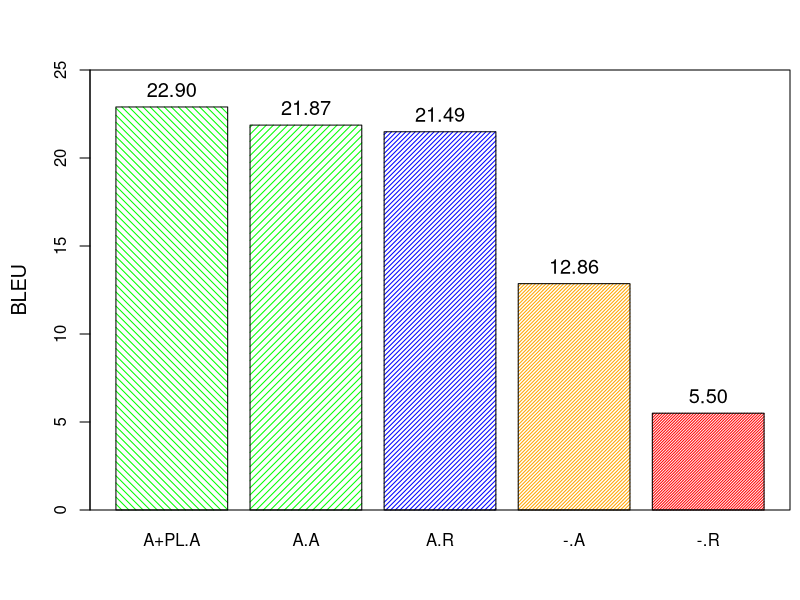

This figure's R source:
c <- read.table(file="lesions.txt", sep = "\t", head=TRUE)

x <- c$BLEU
names(x) <- c$Title

colorz <- c("green", "green", "blue", "orange", "red")
fillz <- c(20, 20, 30, 40, 50)
anglez <- c(135, 45 , 45, 45, 45)

pdf(file="lesions.pdf", height=6, width=7, onefile=TRUE, family='Helvetica', pointsize=12)
par(mar=c(4.5,4.5,3.5,0.5), new=FALSE, cex.lab=1.2)

bp <-barplot(x, density=fillz, col=colorz, angle=anglez, ylab="BLEU", cex.lab=1.2, ylim=c(0, 25), legend=F)
#grid(nx = 0, ny = NULL, col = "black", lty = "dotted", lwd = 1, equilogs = FALSE)
#legend("topright", as.character(c$Title), cex=1, density=fillz, fill=colorz, bty="y", bg="white")
box()

height <- rbind(x)
text(bp, height, labels = format(height, 4), pos = 3, cex = 1.2)

dev.off()
